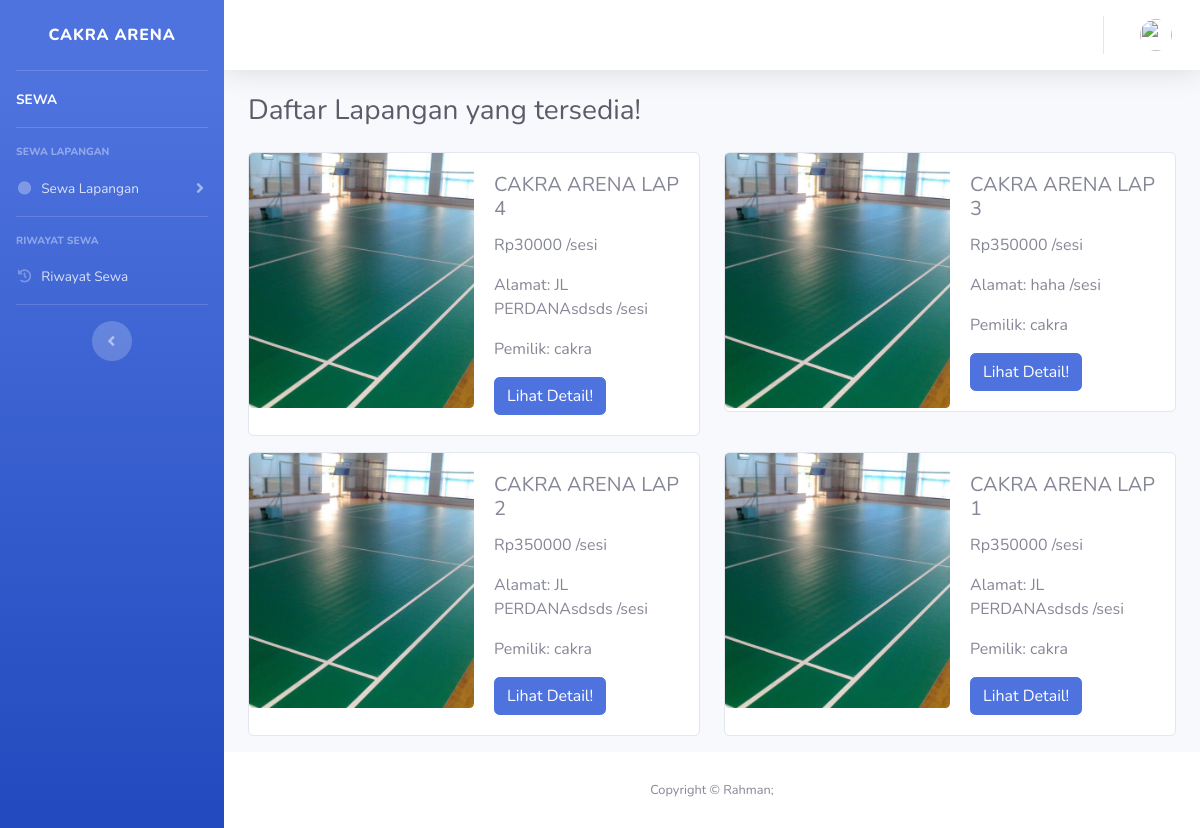
The page /index.php/sewa/futsal on the database its author committed.
### tables this page shows
CREATE TABLE `lapangan` (
  `id_futsal` int(11) NOT NULL,
  `id_penyedia` int(10) NOT NULL,
  `judul_lap_futsal` varchar(500) NOT NULL,
  `keterangan` text NOT NULL,
  `harga` varchar(255) NOT NULL,
  `alamat` text NOT NULL,
  `kategori` varchar(20) NOT NULL,
  `jam_buka_tutup` varchar(20) NOT NULL,
  `posted_by` varchar(255) NOT NULL,
  `gambar` varchar(255) NOT NULL
);

### application/controllers/Sewa.php (called while the page is built, shortened)
<?php
class Sewa extends CI_Controller {
	public function futsal()
	{
		$this->load->model('M_sewa');
		$data['data_lapangan'] = $this->M_sewa->get_lapangan()->result_array();
		$data['judul'] 		= 'Daftar Lapangan yang tersedia!';
		$data['user'] 	= $this->db->get_where('user',
			['nohp_user' => $this->session->userdata('nohp_user')])->row_array();
		$this->load->view('template/header', $data);
		$this->load->view('template/sidebar', $data);
		$this->load->view('template/topbar', $data);
		$this->load->view('sewa/futsal', $data);
		$this->load->view('template/footer');
	}
}

### index.php (called while the page is built, shortened)
<?php
require_once BASEPATH.'core/CodeIgniter.php';

### application/models/M_sewa.php (called while the page is built, shortened)
<?php
class M_sewa extends CI_model {
	public function get_lapangan()
    {
    	$this->db->select('*');
    	$this->db->from('lapangan');
        $this->db->where('kategori', 'Futsal');
    	$this->db->order_by('id_futsal', 'DESC');
    	return $this->db->get();
    }
}

### application/views/sewa/futsal.php (the view)
    <div class="container-fluid">
        <div class="d-sm-flex align-items-center justify-content-between mb-4">
            <h1 class="h3 mb-0 text-gray-800"><?= $judul; ?></h1>
        </div>
        <div class="row">
            <?php foreach ($data_lapangan as $key) : ?>
            <div class="col-md-6">
                <div class="card mb-3" >
                  <div class="row no-gutters">
                    <div class="col">
                      <img src="<?= $key['gambar']; ?>" class="card-img" alt="..." class="card-img" style="height: 255px;object-fit: cover;">
                    </div>
                    <div class="col">
                      <div class="card-body">
                        <h5 class="card-title"><?= $key['judul_lap_futsal']; ?></h5>
                        <p class="card-text">Rp<?= $key['harga']; ?> /sesi</p>
                        <p class="card-text">Alamat: <?= $key['alamat']; ?> /sesi</p>
                        <p class="card-text">Pemilik: <?= $key['posted_by']; ?></p>
                         <div class="">
                            <a href="detail_futsal/<?= $key['id_futsal']; ?>" class="btn btn-primary">Lihat Detail!</a>
                        </div>
                      </div>
                    </div>
                  </div>
                </div>
            </div>
          <?php endforeach; ?>
        </div>
    </div>
</div>

### rows shown on the page
lapangan: gambar (picture), judul_lap_futsal "CAKRA ARENA LAP 4", harga "30000", alamat "JL PERDANAsdsds", posted_by "cakra"
lapangan: gambar (picture), judul_lap_futsal "CAKRA ARENA LAP 3", harga "350000", alamat "haha", posted_by "cakra"
lapangan: gambar (picture), judul_lap_futsal "CAKRA ARENA LAP 2", harga "350000", alamat "JL PERDANAsdsds", posted_by "cakra"
lapangan: gambar (picture), judul_lap_futsal "CAKRA ARENA LAP 1", harga "350000", alamat "JL PERDANAsdsds", posted_by "cakra"

### other values the page prints
$judul "Daftar Lapangan yang tersedia!"
